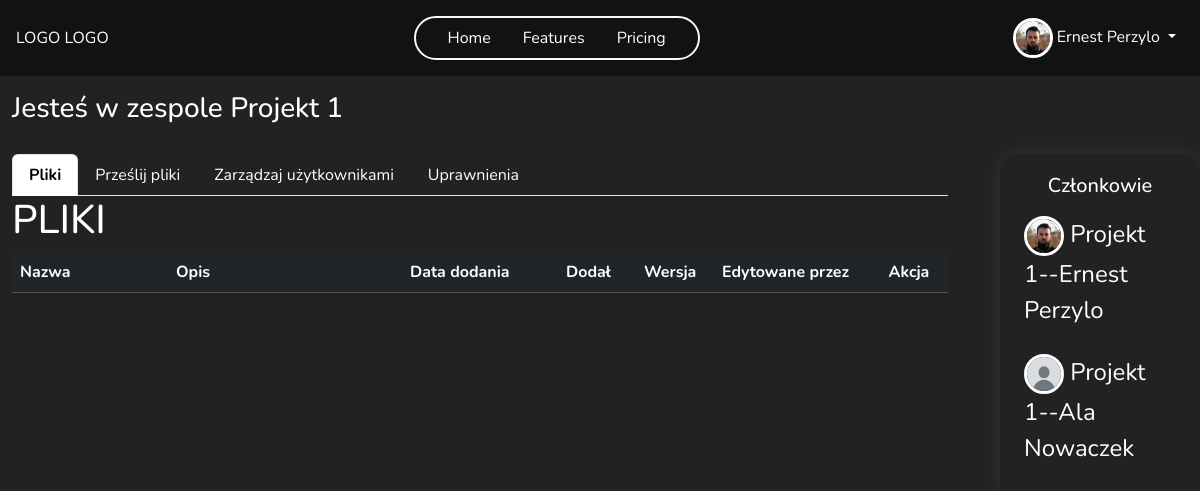
Page /team/2/files (signed in) on the earlier database version.
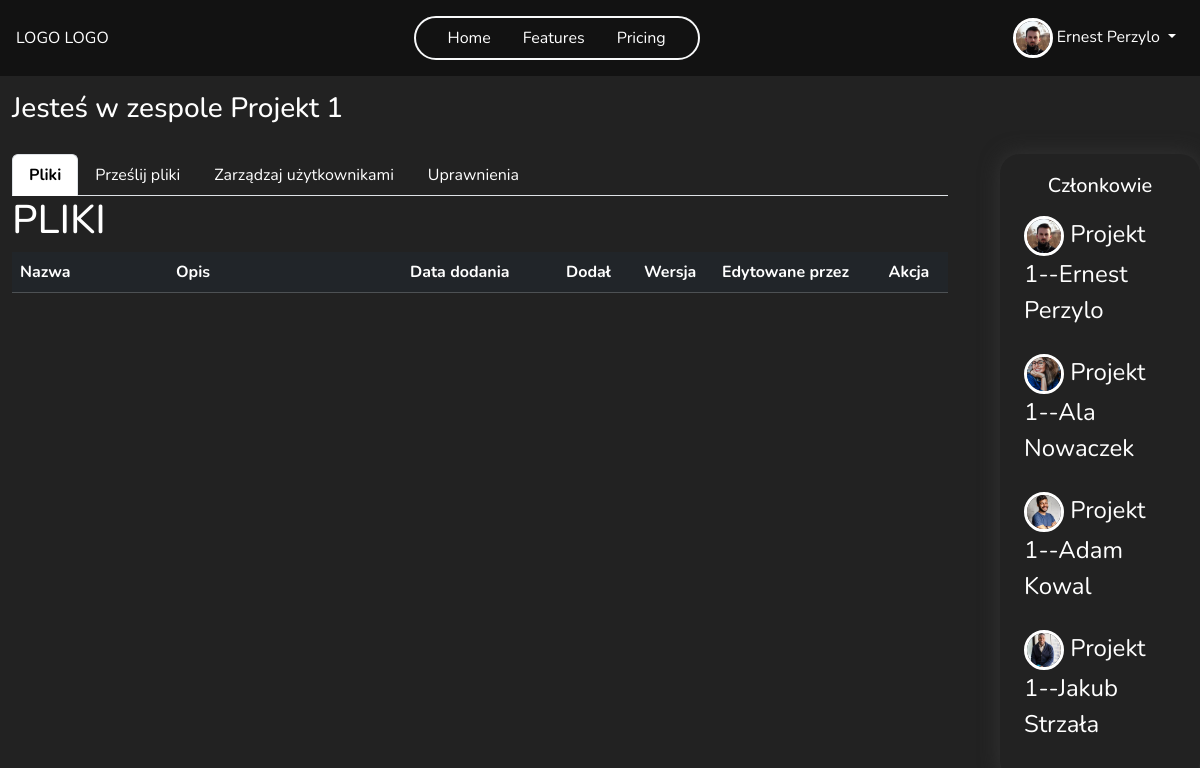
Same page on the later database version.
### main/models.py (models this page shows, shortened)
class TeamMembership(models.Model):
    user = models.ForeignKey(User, on_delete=models.CASCADE)
    team = models.ForeignKey(Team, on_delete=models.CASCADE)
    groups = models.ManyToManyField(Group)
    def __str__(self):
        return f'{self.team}--{self.user.get_full_name()}'

class Profile(models.Model):
    user = models.OneToOneField(User, on_delete=models.CASCADE)
    image = models.ImageField(default='default.jpg', upload_to=UniqueFileName('profile_pics'))
    bio = models.TextField(max_length=500, blank=True, null=True)
    country = CountryField(default = 'PL')
    age = models.PositiveSmallIntegerField(blank=True, null=True)
    phone_number = models.CharField(max_length=20, blank=True, null=True)
    website = models.CharField(max_length=255, blank=True, null=True)

class Team(models.Model):
    name = models.CharField(max_length=255)
    founder = models.ForeignKey(User, on_delete=models.CASCADE, related_name='team_founder')
    members = models.ManyToManyField(User, through='TeamMembership', related_name='team_member', blank=True)
    key = models.OneToOneField(Key, on_delete=models.SET_NULL, null=True, blank=True, related_name='team_key', unique=True)
    def __str__(self):
        return self.name
    def get_members(self):
        return TeamMembership.objects.filter(team=self)
    class Meta:
        permissions = [
            ("add_new_member", "Can add new team memeber"),
            ("delete_member", "Can delete team memeber"),
            ("manage_perms", "Can manage all permission in team")
        ]

### main/views.py (the view)
# urls.py: path('team/<int:id>/files', views.team_files, name='team_files'),
@login_required
def team_files(request, id):
    team, members = get_team_and_members(id)
    files = File.objects.filter(team=team)
    if request.user.is_authenticated:
        user = request.user
    if request.method == 'POST':
        file_id = request.POST.get('file-id')
        file = File.objects.filter(id=file_id).first()
        if file and file.author == request.user:
            file.delete()
            redirect('team_files', id=team.id)
    context = {'team': team, 'files': files, 'user':user, 'members': members, 'user':user}
    return render(request, 'teams/team_files.html', context=context)

### main/views.py (called while the page is built)
def get_team_and_members(id):
    team = get_object_or_404(Team, pk=id)
    members = team.get_members()
    return team, members

### main/templates/teams/team_files.html (shortened to what this page needs)
{% extends "teams/team_detail.html" %}
{% load crispy_forms_tags %}
{% block navbar %}
    {% include 'main/navbar.html' %}
{% endblock navbar %}
{% block team-content %}
<h1>PLIKI</h1>
<table class="table table-striped table-dark ">
  <thead>
    <tr>
      <th class="col-2" scope="col">Nazwa</th>
      <th class="col-3" scope="col">Opis</th>
      <th class="col-2" scope="col">Data dodania</th>
      <th class="col-1" scope="col">Dodał</th>
      <th class="col-1" scope="col">Wersja</th>
      <th class="col-2" scope="col">Edytowane przez</th>
      <th class="col-1 text-center" scope="col">Akcja</th>
    </tr>
  </thead>
</table>
{% endblock %}

### main/templates/teams/team_detail.html (shortened to what this page needs)
{% extends "main/base.html" %}
{% load crispy_forms_tags %}
{% block content %}
<div class="container-fluid team-container ">
  <h3 class="mt-3">Jesteś w zespole {{team.name}}</h3>
    <div class="row ">
        <div class="col-10 team-col">
            <ul class="nav nav-tabs">
                <li class="nav-item">
                  <a class="nav-link" aria-current="page" href="{% url 'team_files' team.id %}">Pliki</a>
                </li>
                <li class="nav-item">
                  <a class="nav-link" href="{% url 'team_add_file' team.id %}">Prześlij pliki</a>
                </li>
                {% if user == team.founder %}
                  <li class="nav-item">
                    <a class="nav-link" href="{% url 'team_members' team.id %}">Zarządzaj użytkownikami</a>
                  </li>
                  <li class="nav-item">
                    <a class="nav-link" href="{% url 'team_permission' team.id %}">Uprawnienia</a>
                  </li>
                {% endif %}
              </ul>
            <div class="team-content">
              {% block team-content %}
              {% endblock team-content %}
            </div>
        </div>
        <div class="col-2 members-col" >
            <h5 class="text-center ">Członkowie</h5>
          {% for member in members %}
            <div class="row d-flex align-items-center ">
                <div class="member-name d-flex justify-content-between ">
                    <div>
                      <img src="{{ member.user.profile.image.url }}" class="rounded-circle img-profile">
                      {{member}}
                    </div>
                </div>
            </div>
          {% endfor %}
        </div>
    </div>
</div>
{% endblock content %}

Differences in the rows shown:
changed through a linked row, TeamMembership "Projekt 1--Ala Nowaczek": user.profile.image: picture added in place of a placeholder
added TeamMembership: user.profile.image (picture), team+user "Projekt 1--Adam Kowal"
added TeamMembership: user.profile.image (picture), team+user "Projekt 1--Jakub Strzała"
